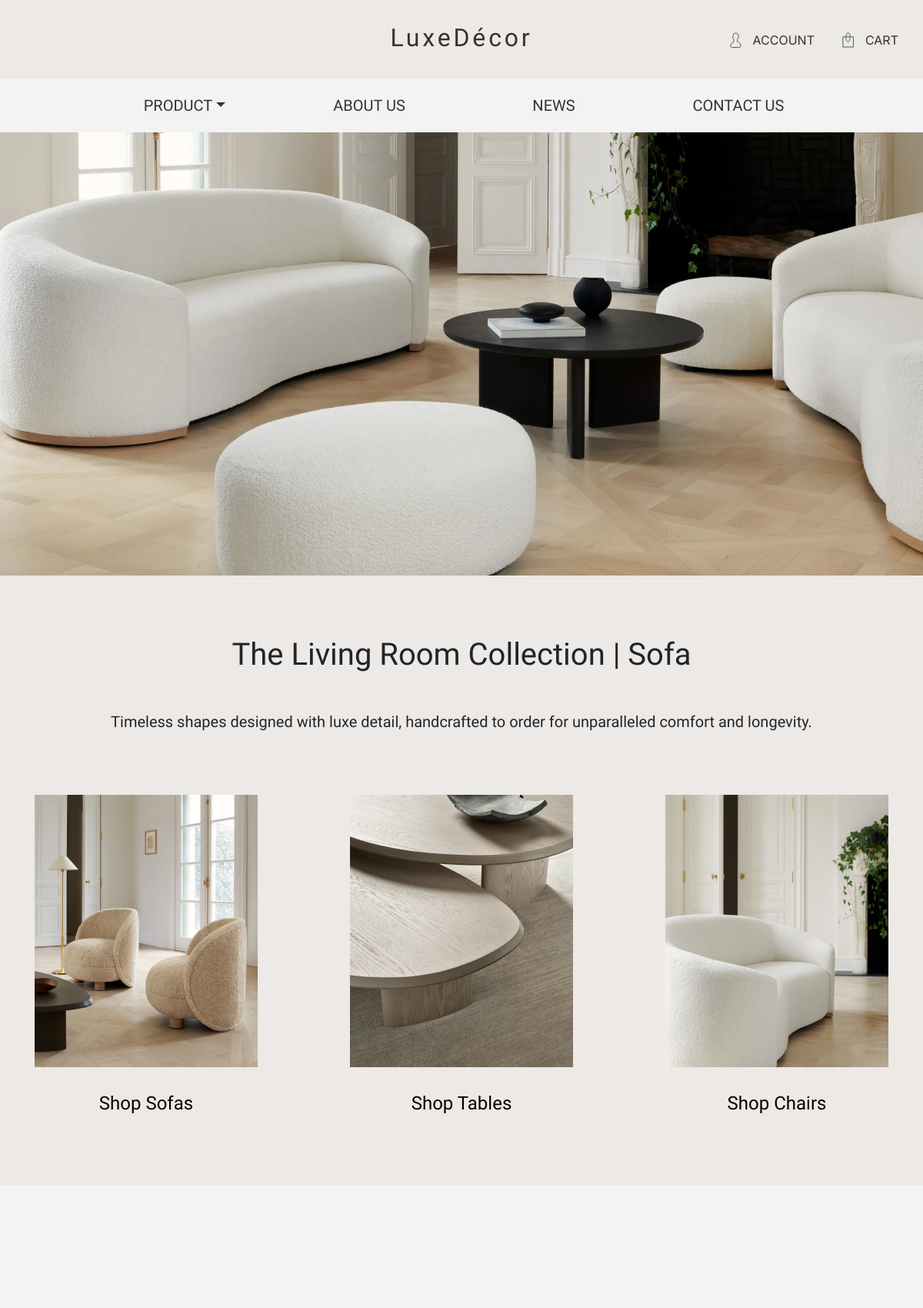
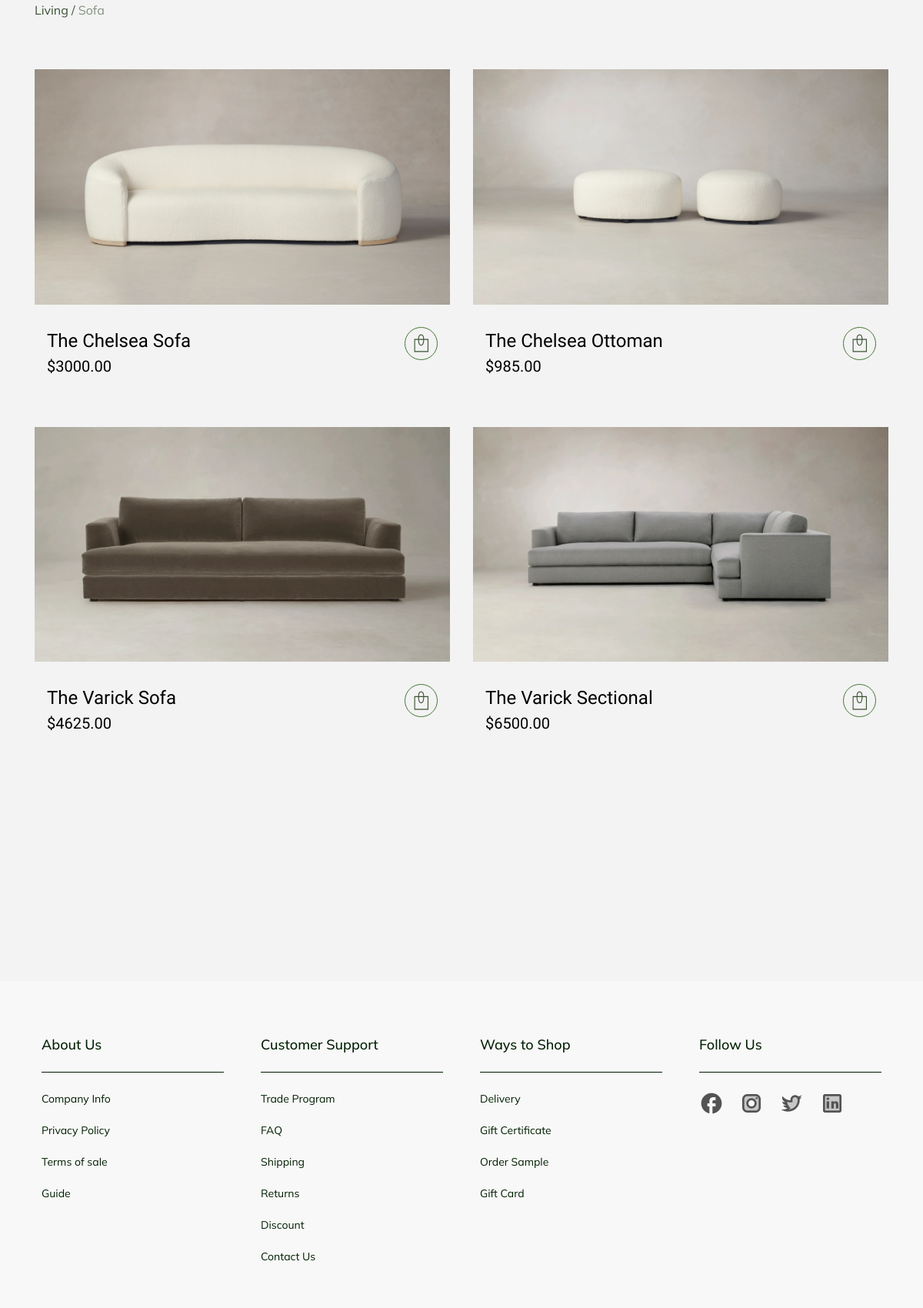
The app's page /product/category/Living/Sofa/ (upper part) with its own data (2 pictures, top to bottom).
### web/models.py (models this page shows, shortened)
class SubCategory(models.Model):
    title = models.CharField(max_length=255, default="")
    category = models.ForeignKey(Category, on_delete=models.CASCADE)

class Category(models.Model):
    title = models.CharField(max_length=255, default="")

class Product(models.Model):
    title = models.CharField(max_length=255, default="")
    price = models.DecimalField(default=0, decimal_places=2, max_digits=7)
    width = models.DecimalField(default=0, decimal_places=2, max_digits=7)
    depth = models.DecimalField(default=0, decimal_places=2, max_digits=7)
    height = models.DecimalField(default=0, decimal_places=2, max_digits=7)
    description = models.TextField(default="")
    fabric = models.CharField(max_length=255, blank=True, default="")
    finish = models.CharField(max_length=255, blank=True, default="")
    slug = models.SlugField(blank=True, default="")
    category = models.ForeignKey(Category, null=True, on_delete=models.PROTECT)
    sub_category = models.ForeignKey(SubCategory, null=True, on_delete=models.PROTECT)
    image = models.ImageField(default="", blank=True, upload_to="images")
    image1 = models.ImageField(default="", blank=True, upload_to="images")
    image2 = models.ImageField(default="", blank=True, upload_to="images")
    image3 = models.ImageField(default="", blank=True, upload_to="images")
    image4 = models.ImageField(default="", blank=True, upload_to="images")
    shipping_time = models.CharField(max_length=255, blank=True, default="")
    shipping_price = models.CharField(max_length=255, blank=True, default="")

### web/views.py (the view)
# urls.py: path('product/category/<str:category_name>/<str:subcategory_name>/', webviews.product),
def product(request, category_name, subcategory_name=None):
    try:
        category = Category.objects.get(title=category_name)
    except Category.DoesNotExist:
        category = None
    try:
        subcategory = SubCategory.objects.get(
            category=category, title=subcategory_name)
    except SubCategory.DoesNotExist:
        subcategory = None
    if category and subcategory:
        product = Product.objects.filter(
            category=category, sub_category=subcategory)
    elif category:
        product = Product.objects.filter(category=category)
    else:
        product = []
    context = {
        'category': category_name,
        'subCategory': subcategory_name,
        'product': product,
    }
    return render(request, 'product.html', context)

### templates/product.html (shortened to what this page needs)
{% extends "base.html" %}
{% load static %}
{% block css %}
    <link rel="stylesheet" href="{% static "css/product.css" %}" type="text/css" />
{% endblock %}
{% block content %}
    {% if category == "Living" %}
        <img src="{% static 'images/product_living_banner.png' %}"
            height="576px" width="100%" style="object-fit: cover; margin: 0;" />
    {% elif category == "Dining" %}
        <img src="{% static 'images/product_dining_banner.png' %}"
            height="576px" width="100%" style="object-fit: cover; margin: 0;" />
    {% else %}
        <img src="{% static 'images/product_bedroom_banner.png' %}"
            height="576px" width="100%" style="object-fit: cover; margin: 0;" />
    {% endif %}
    <div class="collection-bg">
        <div class="container">
            <div class=" d-flex flex-column align-items-center">
                <p class="collection-title">
                    {% if category == "Living" %}
                        {% if subCategory != None %}
                            The Living Room Collection | {{ subCategory }}
                        {% else %}
                            The Living Room Collection
                        {% endif %}
                    {% elif category == "Dining" %}
                        {% if subCategory != None %}
                            The Dining Room Collection | {{ subCategory }}
                        {% else %}
                            The Dining Room Collection
                        {% endif %}
                    {% else %}
                        {% if subCategory != None %}
                            The Bedroom Collection | {{ subCategory }}
                        {% else %}
                            The Bedroom Collection
                        {% endif %}
                    {% endif %}
                </p>
                <p class="collection-text">
                    Timeless shapes designed with luxe detail, handcrafted to order for unparalleled comfort and longevity.
                </p>
            </div>
            <div class="category">
                {% if category == "Living" %}
                    <a href="/product/category/Living/Sofa/" class="category-item">
                        <img src="{% static 'images/product_living_sofa.png' %}" width="100%" />
                        Shop Sofas
                    </a>
                    <a href="/product/category/Living/Table/" class="category-item">
                        <img src="{% static 'images/product_living_table.png' %}" width="100%" />
                        Shop Tables
                    </a>
                    <a href="/product/category/Living/Chair/" class="category-item">
                        <img src="{% static 'images/product_living_chair.png' %}" width="100%"/>
                        Shop Chairs
                    </a>
                {% endif %}
            </div>
        </div>
    </div>
    <div class="container product-wrapper">
        <p class="text" style="margin-bottom: 4rem;">
            {% if subCategory != None %}
                <a class="text" href="/product/category/{{ category }}/">
                    {{ category }}
                </a>
                / <span style="opacity: 0.6;">{{ subCategory }}</span>
            {% endif %}
         </p>
        <div class="row">
            {% for item in product %}
                <div class="col-xs-12 col-md-6 mb-5">
                    <div class="category-item">
                        <a href="{% url 'detail' item.slug %}">
                            <img src="{{ item.image.url }}" width="100%" />
                        </a>
                        <div class="d-flex justify-content-between w-100 px-3">
                            <div>
                                <a href="{% url 'detail' item.slug %}" class="product-text">
                                    {{ item.title }}
                                </a>
                                <p class="product-price">
                                    ${{ item.price }}
                                </p>
                            </div>
                            <a href="#" class="button">
                                <img src="{% static 'images/shopping_cart.svg' %}" width="19px" />
                            </a>
                        </div>
                    </div>
                </div>
            {% empty %}
                <div class="col-12 mb-5">
                    <p class="empty">Coming Soon.</p>
                </div>
            {% endfor %}
        </div>
    </div>
{% endblock %}

### static/css/product.css (style rules this page uses)
body { background-color: #F3F3F3; }
.collection-bg { background-color: #ECE9E6; padding: 4.6rem 0 5.6rem; }
.collection-title { font-size: 2.5rem; font-family: Antic Didone, sans-serif; margin-bottom: 2.6rem; text-align: center; }
.collection-text { font-family: Antic Didone, sans-serif; font-size: 1.25rem; max-width: 57rem; text-align: center; margin-bottom: 5rem; }
.category { display: flex; justify-content: space-between; }
.category-item { display: flex; flex-direction: column; align-items: center; gap: 1.8rem; font-size: 1.5rem; color: #000; font-family: Antic Didone, sans-serif; }
.product-text { font-size: 1.5rem; color: #000; text-decoration: none; }
.product-price { font-size: 1.25rem; }
.button { border: 1px solid #437532; border-radius: 50%; display: flex; justify-content: center; align-items: center; width: 2.68rem; height: 2.68rem; }
.product-wrapper { margin-top: 10rem; margin-bottom: 16rem; }
.text { font-family: Mulish, sans-serif; color: #3B5233; font-size: 1rem; line-height: 25px; }

### records on screen
SubCategory: title "Sofa"
Category: title "Living"
Product: image (picture), title "The Chelsea Sofa", price "3000.00"
Product: image (picture), title "The Chelsea Ottoman", price "985.00"
Product: image (picture), title "The Varick Sofa", price "4625.00"
Product: image (picture), title "The Varick Sectional", price "6500.00"
